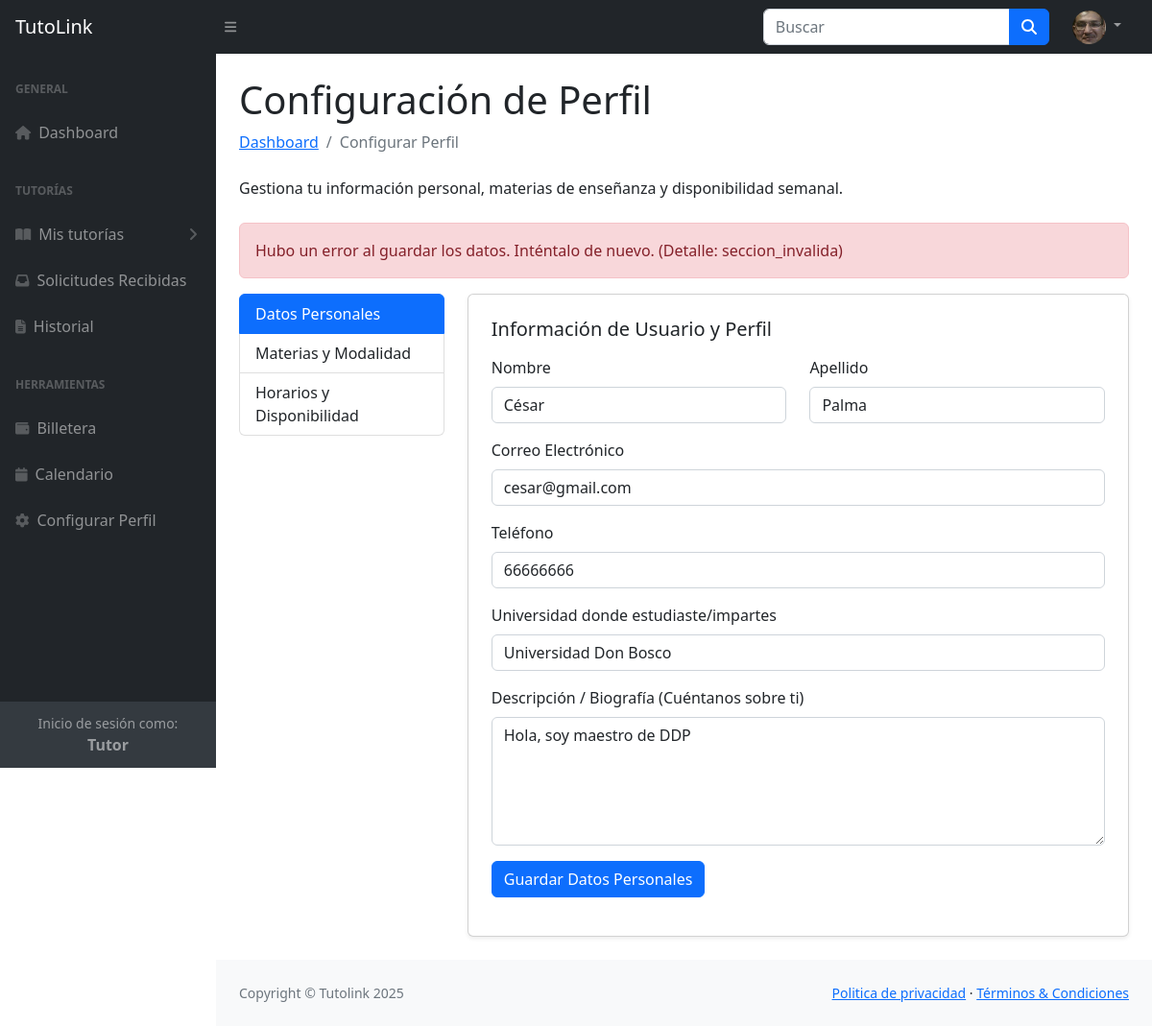
The page /Tutor/Configurar_perfil.php?error=seccion_invalida (signed in) on the database its author committed.
### tables this page shows
CREATE TABLE `usuarios` (
  `id` int(11) NOT NULL AUTO_INCREMENT,
  `nombre` varchar(50) NOT NULL,
  `apellido` varchar(50) NOT NULL,
  `correo` varchar(100) NOT NULL,
  `telefono` varchar(20) DEFAULT NULL,
  `contrasena` varchar(255) NOT NULL,
  `rol` enum('estudiante','tutor','admin') NOT NULL,
  `perfil_imagen` varchar(255) DEFAULT NULL,
  `carrera` varchar(100) DEFAULT NULL,
  `anio_ciclo` varchar(20) DEFAULT NULL,
  `universidad_estudiante` varchar(100) DEFAULT NULL,
  `modalidad_tutor` varchar(50) DEFAULT NULL,
  `universidad_tutor` varchar(100) DEFAULT NULL,
  `descripcion` text DEFAULT NULL,
  `fecha_registro` timestamp NOT NULL DEFAULT current_timestamp(),
  PRIMARY KEY (`id`),
  UNIQUE KEY `correo` (`correo`)
);

### Tutor/Includes/config.php (called while the page is built, shortened)
<?php
include "../Includes/db.php";
$id_usuario = $_SESSION['id'];
try {
    $stmt = $conn->prepare("SELECT id, nombre, apellido, correo, telefono, carrera, anio_ciclo, universidad_estudiante, rol, perfil_imagen FROM usuarios WHERE id = :id");
    $stmt->bindParam(':id', $id_usuario, PDO::PARAM_INT);
    $stmt->execute();
    $usuario = $stmt->fetch(PDO::FETCH_ASSOC);
} catch (PDOException $e) {
    die("Error en la base de datos: " . $e->getMessage());
}
?>

### Tutor/Configurar_perfil.php (the view, shortened to what this page needs)
<?php
include 'Includes/Nav.php';
$tutor_id = $usuario['id'];
$perfil_tutor = [];
try {
    $sql_perfil = "SELECT nombre, apellido, correo, telefono, universidad_tutor, modalidad_tutor, descripcion FROM usuarios WHERE id = :tutor_id";
    $stmt_perfil = $conn->prepare($sql_perfil);
    $stmt_perfil->bindParam(':tutor_id', $tutor_id, PDO::PARAM_INT);
    $stmt_perfil->execute();
    $perfil_tutor = $stmt_perfil->fetch(PDO::FETCH_ASSOC);
} catch (PDOException $e) {
    $error_msg_perfil = "Error al cargar perfil: " . $e->getMessage();
}
$estado_error = $_GET['error'] ?? '';
$active_tab = 'list-perfil';
$mensaje_exito = '';
?>
<!DOCTYPE html>
<html lang="es">
<head>
    <link href="css/styles.css" rel="stylesheet" />
</head>
<body class="sb-nav-fixed">
    <div id="layoutSidenav">
        <div id="layoutSidenav_nav">
            <?php include 'Includes/NavIzquierdo.php'; ?>
        </div>
        <div id="layoutSidenav_content">
            <main>
                <div class="container-fluid px-4">
                    <h1 class="mt-4">Configuración de Perfil</h1>
                    <ol class="breadcrumb mb-4">
                        <li class="breadcrumb-item"><a href="index.php">Dashboard</a></li>
                        <li class="breadcrumb-item active">Configurar Perfil</li>
                    </ol>
                    <p class="mb-4">Gestiona tu información personal, materias de enseñanza y disponibilidad semanal.
                    </p>
                    <?php if ($mensaje_exito): ?>
                        <div class="alert alert-success"><?= $mensaje_exito ?></div>
                    <?php elseif ($estado_error): ?>
                        <div class="alert alert-danger">Hubo un error al guardar los datos. Inténtalo de nuevo. (Detalle:
                            <?= htmlspecialchars($estado_error) ?>)
                        </div>
                    <?php endif; ?>
                    <div class="row">
                        <div class="col-md-3">
                            <div class="list-group" id="list-tab" role="tablist">
                                <a class="list-group-item list-group-item-action <?= ($active_tab === 'list-perfil') ? 'active' : '' ?>"
                                    id="list-perfil-list" data-bs-toggle="list" href="#list-perfil" role="tab">
                                    Datos Personales
                                </a>
                                <a class="list-group-item list-group-item-action <?= ($active_tab === 'list-materias') ? 'active' : '' ?>"
                                    id="list-materias-list" data-bs-toggle="list" href="#list-materias" role="tab">
                                    Materias y Modalidad
                                </a>
                                <a class="list-group-item list-group-item-action <?= ($active_tab === 'list-horario') ? 'active' : '' ?>"
                                    id="list-horario-list" data-bs-toggle="list" href="#list-horario" role="tab">
                                    Horarios y Disponibilidad
                                </a>
                            </div>
                        </div>
                        <div class="col-md-9">
                            <div class="tab-content" id="nav-tabContent">
                                <div class="tab-pane fade <?= ($active_tab === 'list-perfil') ? 'show active' : '' ?>"
                                    id="list-perfil" role="tabpanel">
                                    <div class="card shadow-sm p-4">
                                        <h5 class="mb-3">Información de Usuario y Perfil</h5>
                                        <form action="Procesar_perfil.php" method="POST">
                                            <div class="row">
                                                <div class="col-md-6 mb-3">
                                                    <label for="nombre" class="form-label">Nombre</label>
                                                    <input type="text" class="form-control" id="nombre" name="nombre"
                                                        value="<?= htmlspecialchars($perfil_tutor['nombre'] ?? '') ?>"
                                                        required>
                                                </div>
                                                <div class="col-md-6 mb-3">
                                                    <label for="apellido" class="form-label">Apellido</label>
                                                    <input type="text" class="form-control" id="apellido"
                                                        name="apellido"
                                                        value="<?= htmlspecialchars($perfil_tutor['apellido'] ?? '') ?>">
                                                </div>
                                            </div>
                                            <div class="mb-3">
                                                <label for="email" class="form-label">Correo Electrónico</label>
                                                <input type="email" class="form-control" id="email" name="email"
                                                    value="<?= htmlspecialchars($perfil_tutor['correo'] ?? '') ?>"
                                                    required>
                                            </div>
                                            <div class="mb-3">
                                                <label for="telefono" class="form-label">Teléfono</label>
                                                <input type="text" class="form-control" id="telefono" name="telefono"
                                                    value="<?= htmlspecialchars($perfil_tutor['telefono'] ?? '') ?>">
                                            </div>
                                            <div class="mb-3">
                                                <label for="universidad_tutor" class="form-label">Universidad donde
                                                    estudiaste/impartes</label>
                                                <input type="text" class="form-control" id="universidad_tutor"
                                                    name="universidad_tutor"
                                                    value="<?= htmlspecialchars($perfil_tutor['universidad_tutor'] ?? '') ?>">
                                            </div>
                                            <div class="mb-3">
                                                <label for="descripcion" class="form-label">Descripción / Biografía
                                                    (Cuéntanos sobre ti)</label>
                                                <textarea class="form-control" id="descripcion" name="descripcion"
                                                    rows="5"><?= htmlspecialchars($perfil_tutor['descripcion'] ?? '') ?></textarea>
                                            </div>
                                            <button type="submit" class="btn btn-primary">Guardar Datos
                                                Personales</button>
                                        </form>
                                    </div>
                                </div>
                                <br>
                            </div>
                        </div>
                    </div>
                </div>
            </main>
            <?php include 'Includes/Footer.php'; ?>
        </div>
    </div>
</body>
</html>

### Tutor/Includes/Nav.php (shortened to what this page needs)
<?php
include "config.php";
?>
<nav class="sb-topnav navbar navbar-expand navbar-dark bg-dark">
    <a class="navbar-brand ps-3" href="index.php">TutoLink</a>
    <button class="btn btn-link btn-sm order-1 order-lg-0 me-4 me-lg-0" id="sidebarToggle" href="#!"><i
            class="fas fa-bars"></i></button>
    <form class="d-none d-md-inline-block form-inline ms-auto me-0 me-md-3 my-2 my-md-0">
        <div class="input-group">
            <input class="form-control" type="text" placeholder="Buscar" aria-label="Search for..."
                aria-describedby="btnNavbarSearch" />
            <button class="btn btn-primary" id="btnNavbarSearch" type="button"><i class="fas fa-search"></i></button>
        </div>
    </form>
    <ul class="navbar-nav ms-auto ms-md-0 me-3 me-lg-4">
        <li class="nav-item dropdown">
            <a class="nav-link dropdown-toggle" id="navbarDropdown" href="#" role="button" data-bs-toggle="dropdown"
                aria-expanded="false">
                <img src="<?php echo !empty($usuario['perfil_imagen']) ? '../' . htmlspecialchars($usuario['perfil_imagen']) : '../Assets/perfil_default.png'; ?>"
                    alt="Foto de Perfil" class="rounded-circle" style="width: 35px; height: 35px; object-fit: cover;">
            </a>
        </li>
    </ul>
</nav>

### Tutor/Includes/NavIzquierdo.php (shortened to what this page needs)
<nav class="sb-sidenav accordion sb-sidenav-dark" id="sidenavAccordion">
    <div class="sb-sidenav-menu">
        <div class="nav">
            <div class="sb-sidenav-menu-heading">General</div>
            <a class="nav-link" href="index.php">
                <div class="sb-nav-link-icon"><i class="fas fa-home"></i></div>
                Dashboard
            </a>
            <div class="sb-sidenav-menu-heading">Tutorías</div>
            <a class="nav-link collapsed" href="#" data-bs-toggle="collapse" data-bs-target="#collapseLayouts"
                aria-expanded="false" aria-controls="collapseLayouts">
                <div class="sb-nav-link-icon"><i class="fas fa-book-open"></i></div>
                Mis tutorías
                <div class="sb-sidenav-collapse-arrow"><i class="fas fa-angle-down"></i></div>
            </a>
            <a class="nav-link" href="Solicitudes.php">
                <div class="sb-nav-link-icon"><i class="fa-solid fa-inbox"></i></div>
                Solicitudes Recibidas
            </a>
            <a class="nav-link" href="Historial.php">
                <div class="sb-nav-link-icon"><i class="fa-solid fa-file-lines"></i></div>
                Historial
            </a>
            <div class="sb-sidenav-menu-heading">Herramientas</div>
            <a class="nav-link" href="Billetera.php">
                <div class="sb-nav-link-icon"><i class="fa-solid fa-wallet"></i></div>
                Billetera
            </a>
            <a class="nav-link" href="Calendario.php">
                <div class="sb-nav-link-icon"><i class="fa-solid fa-calendar"></i></div>
                Calendario
            </a>
            <a class="nav-link" href="Configurar_perfil.php">
                <div class="sb-nav-link-icon"><i class="fa-solid fa-gear"></i></div>
                Configurar Perfil
            </a>
        </div>
    </div>
    <center>
        <div class="sb-sidenav-footer">
            <div class="small">Inicio de sesión como:</div>
            <b>Tutor</b>
        </div>
    </center>
</nav>

### Tutor/Includes/Footer.php
<footer class="py-4 bg-light mt-auto">
    <div class="container-fluid px-4">
        <div class="d-flex align-items-center justify-content-between small">
            <div class="text-muted">Copyright &copy; Tutolink 2025</div>
            <div>
                <a href="#">Politica de privacidad</a>
                &middot;
                <a href="#">Términos &amp; Condiciones</a>
            </div>
        </div>
    </div>
</footer>

### rows shown on the page
usuarios: perfil_imagen (picture), nombre "César", apellido "Palma", email "cesar@gmail.com", telefono "66666666", universidad_tutor "Universidad Don Bosco", descripcion "Hola, soy maestro de DDP"

### other values the page prints
$estado_error "seccion_invalida"
